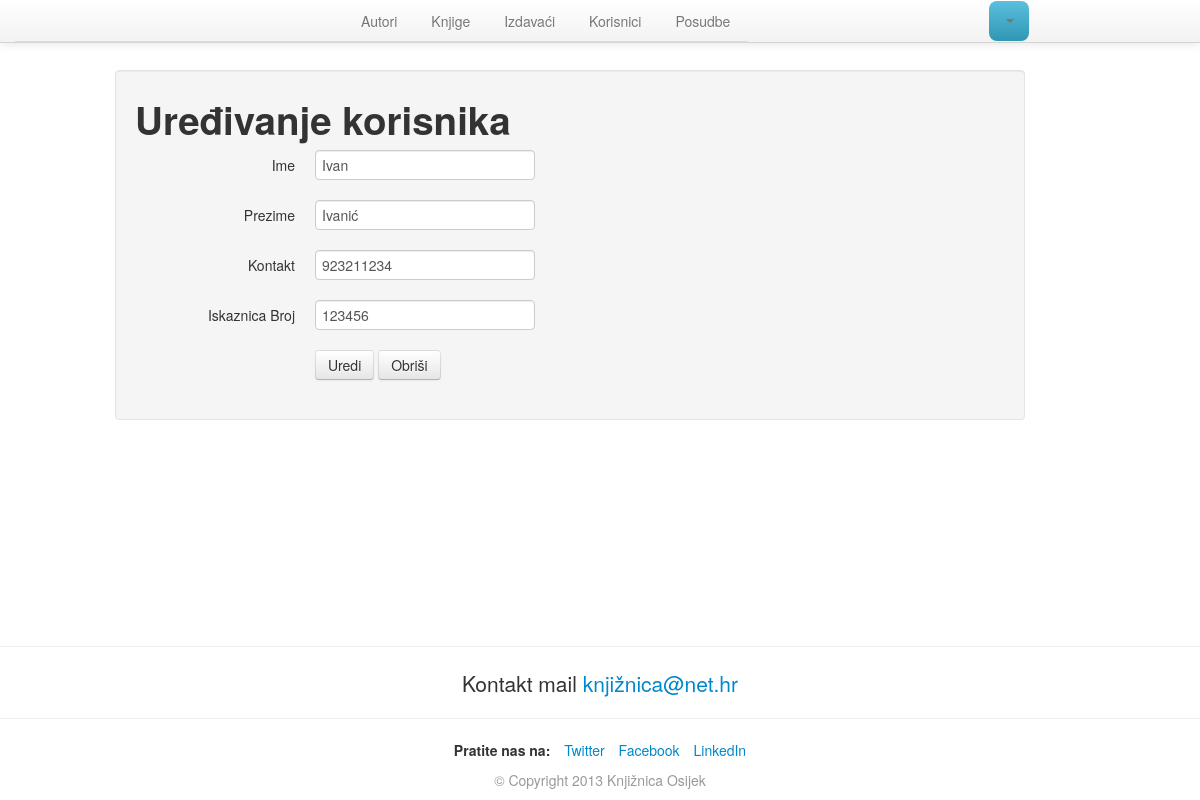
The app's page /korisnik.php?id=1 (signed in) with its own data.
### tables this page shows
CREATE TABLE IF NOT EXISTS `korisnik` (
  `korisnik_ID` int(11) NOT NULL AUTO_INCREMENT,
  `ime` varchar(50) NOT NULL,
  `prezime` varchar(50) NOT NULL,
  `kontakt` varchar(50) NOT NULL,
  `iskaznica_broj` varchar(50) NOT NULL,
  PRIMARY KEY (`korisnik_ID`)
);

### php/functions/general-functions.php (called while the page is built, shortened)
<?php
function upit($sql)
{
	$rez = mysql_query($sql);
	$rezultat = array();
	while($item = mysql_fetch_array($rez))
	{
		$rezultat[] = $item;
	}
	return $rezultat;
}
?>

### korisnik.php (the view, shortened to what this page needs)
<?php include 'php/includes/header.php'; ?>
<h1>Uređivanje korisnika</h1>
<?php
if(isset($_GET['id']))
{
	$id = $_GET['id'];
	$sql="SELECT * FROM korisnik WHERE korisnik_ID = $id";
	$korisnik = upit($sql);
?>
<form class="form-horizontal" action="korisnik.php?id=<?php echo $id; ?>" method="post">
  <div class="control-group">
    <label class="control-label" for="ime">Ime</label>
    <div class="controls">
      <input type="text" id="ime" name="ime" value="<?php echo $korisnik[0]['ime'];?>">
    </div>
  </div>
  <div class="control-group">
    <label class="control-label" for="prezime">Prezime</label>
    <div class="controls">
      <input type="text" id="prezime" name="prezime" value="<?php echo $korisnik[0]['prezime'];?>">
    </div>
  </div>
  <div class="control-group">
    <label class="control-label" for="kontakt">Kontakt</label>
    <div class="controls">
      <input type="text" id="kontakt" name="kontakt" value="<?php echo $korisnik[0]['kontakt'];?>">
    </div>
  </div>
  <div class="control-group">
    <label class="control-label" for="iskaznica">Iskaznica Broj</label>
    <div class="controls">
      <input type="text" id="iskaznica" name="iskaznica" value="<?php echo $korisnik[0]['iskaznica_broj'];?>">
    </div>
  </div>
  <div class="control-group">
    <div class="controls">
    	<input type="submit" type="submit" class="btn" name="uredi" value="Uredi">
      	<input type="submit" type="submit" class="btn" name="brisanje" value="Obriši">
    </div>
  </div>
</form>
<?php
}
?>
<?php include 'php/includes/footer.php'; ?>

### css/custom.css (style rules this page uses)
body { padding-top: 5em; }

### records on screen
korisnik: ime "Ivan", prezime "Ivanić", kontakt "923211234", iskaznica "123456"
